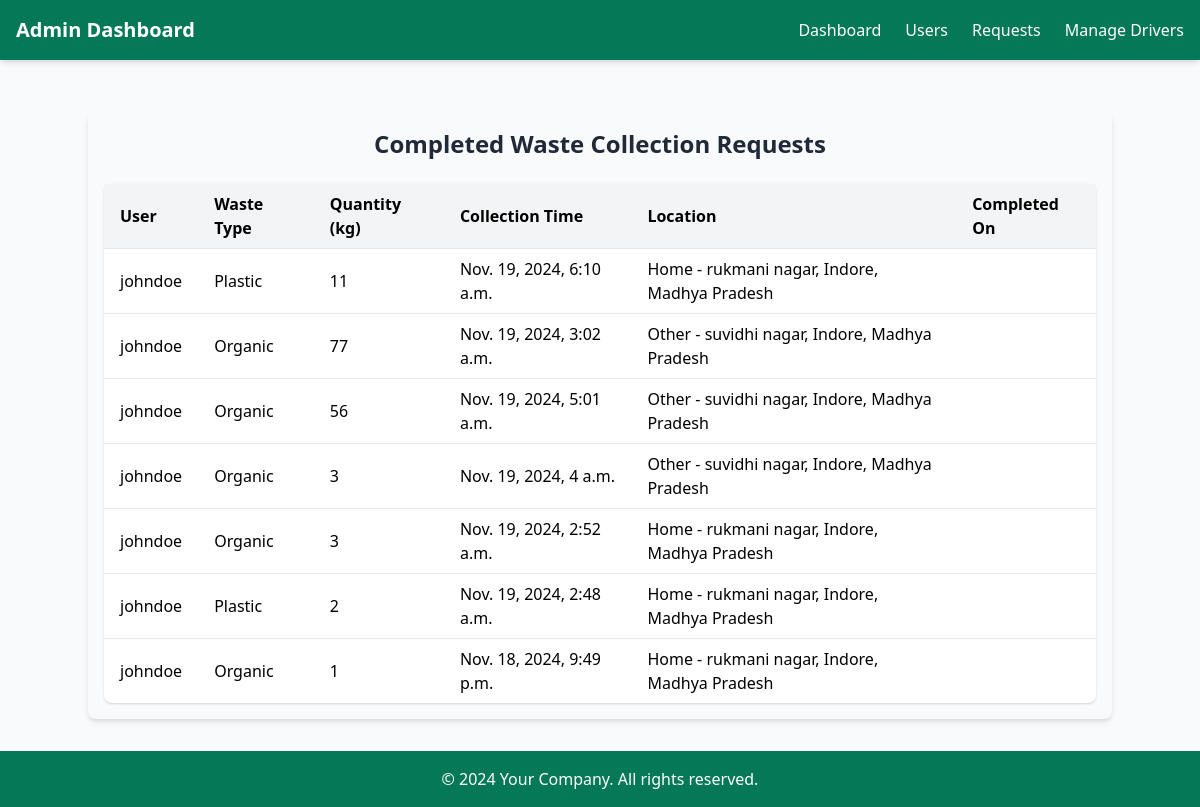
/adminn/completed-requests/ (signed in), run on an earlier commit of the app's database.
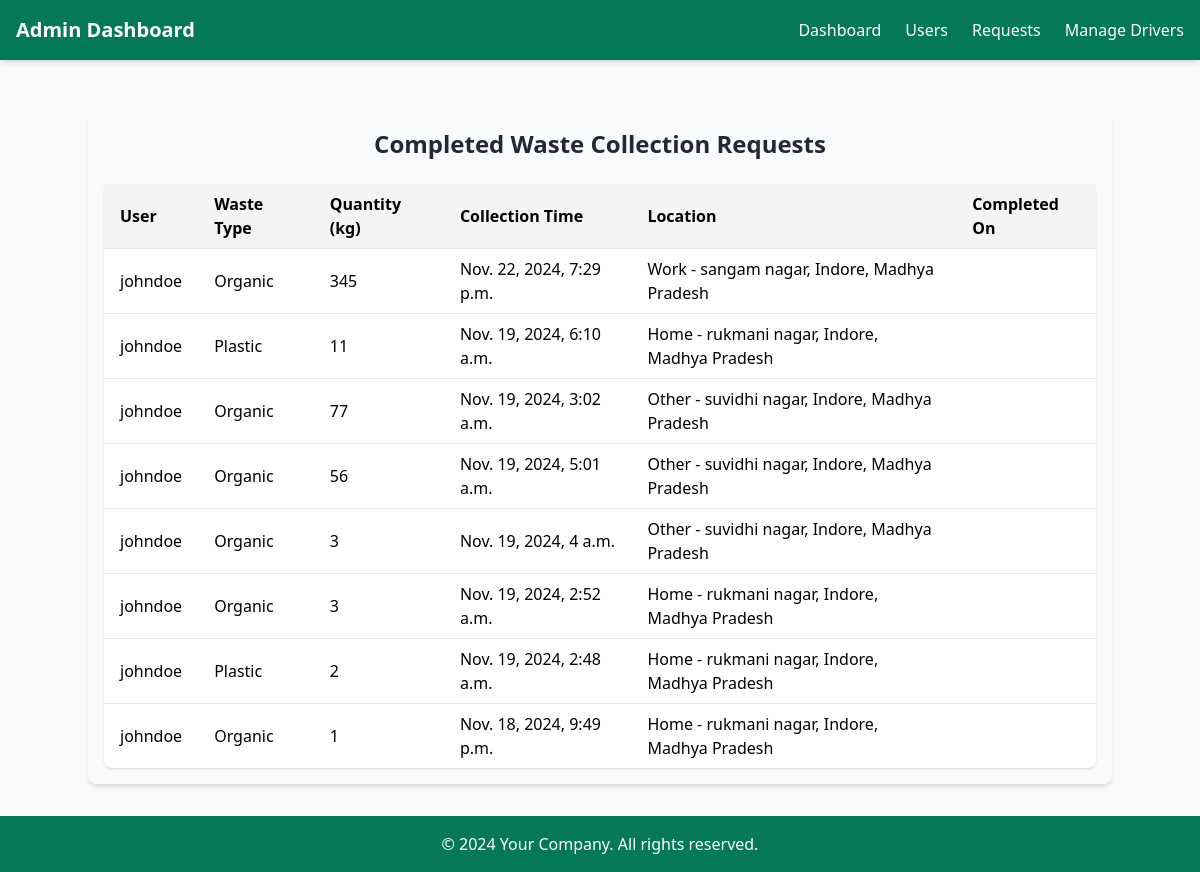
And on a later commit of the database.
### wasteapp/models.py (models this page shows, shortened)
class WasteRequest(models.Model):
    user = models.ForeignKey(User, related_name='waste_requests', on_delete=models.CASCADE)
    waste_type = models.CharField(max_length=50, choices=WASTE_TYPES)
    quantity = models.PositiveIntegerField(help_text="Enter quantity in kg")
    collection_time = models.DateTimeField()
    collection_location = models.ForeignKey('profileapp.Address', on_delete=models.SET_NULL, null=True, blank=True)
    status = models.CharField(max_length=20, default='Pending', choices=[('Pending', 'Pending'), ('Completed', 'Completed')])
    created_at = models.DateTimeField(auto_now_add=True)
    driver = models.ForeignKey(User, on_delete=models.SET_NULL, null=True, blank=True, related_name="assigned_tasks")

### profileapp/models.py (models this page shows, shortened)
class Address(models.Model):
    HOME = 'Home'
    WORK = 'Work'
    OTHER = 'Other'
    ADDRESS_TYPES = [
        (HOME, 'Home'),
        (WORK, 'Work'),
        (OTHER, 'Other'),
    ]
    user = models.ForeignKey(User, on_delete=models.CASCADE, related_name="addresses")
    address = models.CharField(max_length=255)
    address_type = models.CharField(
        max_length=10,
        choices=ADDRESS_TYPES,
        default=HOME
    )
    city = models.CharField(max_length=100)
    state = models.CharField(max_length=100)
    postal_code = models.CharField(max_length=10)
    default = models.BooleanField(default=False)
    def __str__(self):
        return f"{self.address_type} - {self.address}, {self.city}, {self.state}"

### account_app/decorators.py (the view)
        def _wrapped_view(request, *args, **kwargs):
            if request.user.is_authenticated:
                if request.user.is_superuser:
                    if 'admin' in allowed_roles:  # Admin-only pages
                        return view_func(request, *args, **kwargs)
                    else:
                        return HttpResponseForbidden("Admins cannot access this page.")
                if hasattr(request.user, 'userprofile') and request.user.userprofile.role in allowed_roles:
                    return view_func(request, *args, **kwargs)
                else:
                    return HttpResponseForbidden("You do not have permission to access this page.")
            else:
                return redirect('login_user')  # Replace with your login URL name

### adminapp/views.py (called while the page is built)
@role_required(allowed_roles=['admin'])
def view_completed_requests(request):
    completed_requests = WasteRequest.objects.filter(status="Completed").order_by("-created_at")  # Get completed requests in descending order of creation date
    context = {"completed_requests": completed_requests}
    return render(request, "adminapp/completed_requests.html", context)

### templates/adminapp/completed_requests.html (shortened to what this page needs)
{% extends "adminapp/base.html" %}
{% block content %}
<div class="container mx-auto mt-8 p-4 bg-gray-50 rounded-lg shadow-md">
    <h2 class="text-2xl font-bold mb-6 text-center text-gray-800">Completed Waste Collection Requests</h2>
    {% if completed_requests %}
        <table class="min-w-full bg-white shadow rounded-lg">
            <thead class="bg-gray-100">
                <tr>
                    <th class="py-2 px-4 text-left">User</th>
                    <th class="py-2 px-4 text-left">Waste Type</th>
                    <th class="py-2 px-4 text-left">Quantity (kg)</th>
                    <th class="py-2 px-4 text-left">Collection Time</th>
                    <th class="py-2 px-4 text-left">Location</th>
                    <th class="py-2 px-4 text-left">Completed On</th>
                </tr>
            </thead>
            <tbody>
                {% for request in completed_requests %}
                    <tr class="border-t hover:bg-gray-200">
                        <td class="py-2 px-4">{{ request.user.username }}</td>
                        <td class="py-2 px-4">{{ request.waste_type }}</td>
                        <td class="py-2 px-4">{{ request.quantity }}</td>
                        <td class="py-2 px-4">{{ request.collection_time }}</td>
                        <td class="py-2 px-4">{{ request.collection_location }}</td>
                        <td class="py-2 px-4">{{ request.updated_at|date:"F j, Y, g:i a" }}</td>
                    </tr>
                {% endfor %}
            </tbody>
        </table>
    {% else %}
        <p class="text-gray-600 mt-4 text-center">No completed requests found.</p>
    {% endif %}
</div>
{% endblock %}

What changed in the data, as far as the page shows it:
added WasteRequest: user.username "johndoe", waste_type "Organic", quantity "345", collection_time "Nov. 22, 2024, 7:29 p.m.", collection_location "Work - sangam nagar, Indore, Madhya Pradesh"
